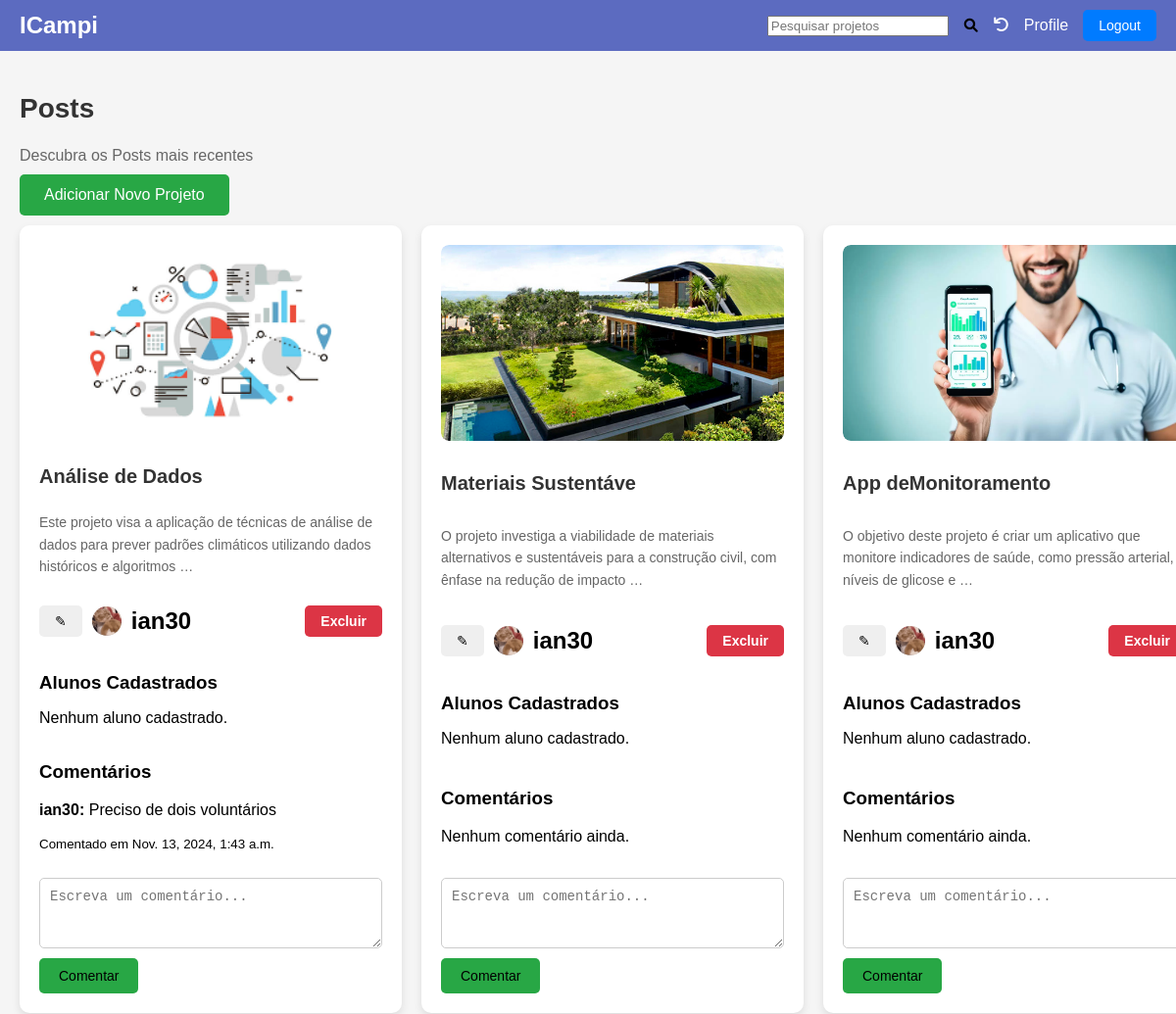
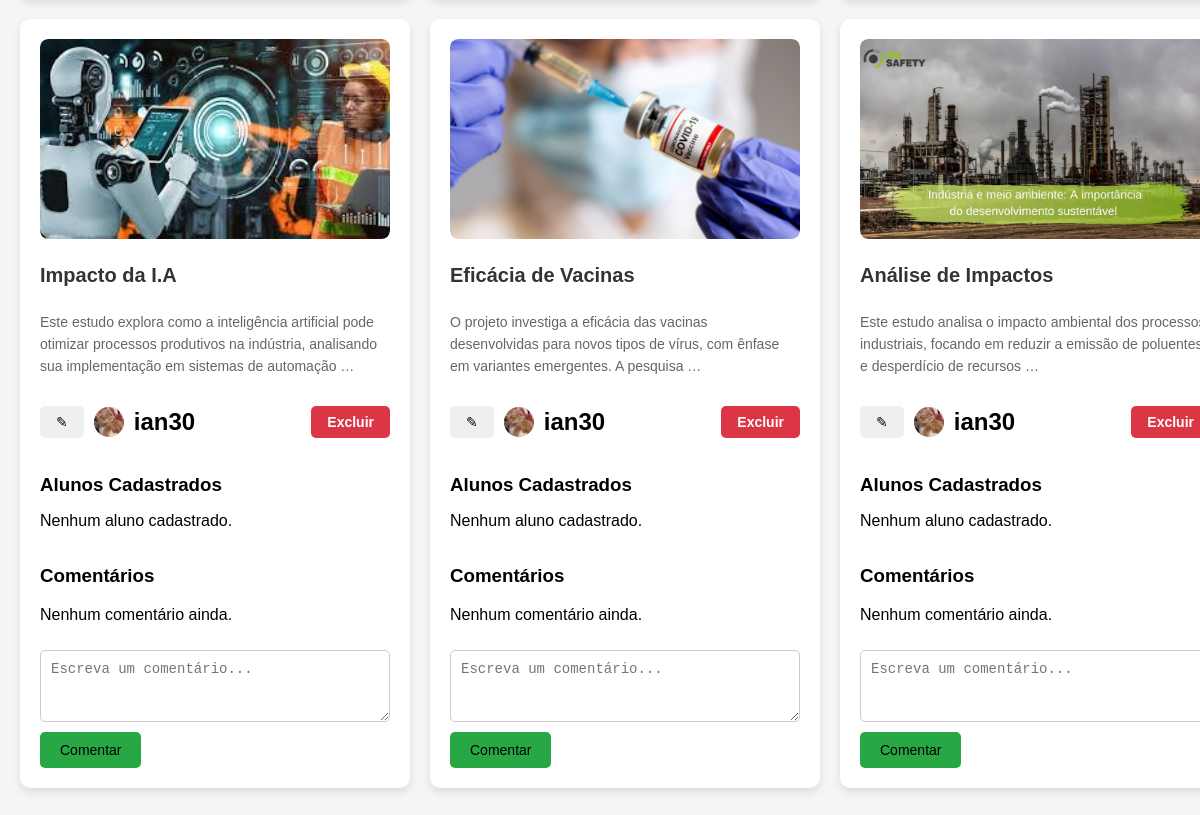
/ (signed in), run on an earlier commit of the app's database (2 pictures, top to bottom).
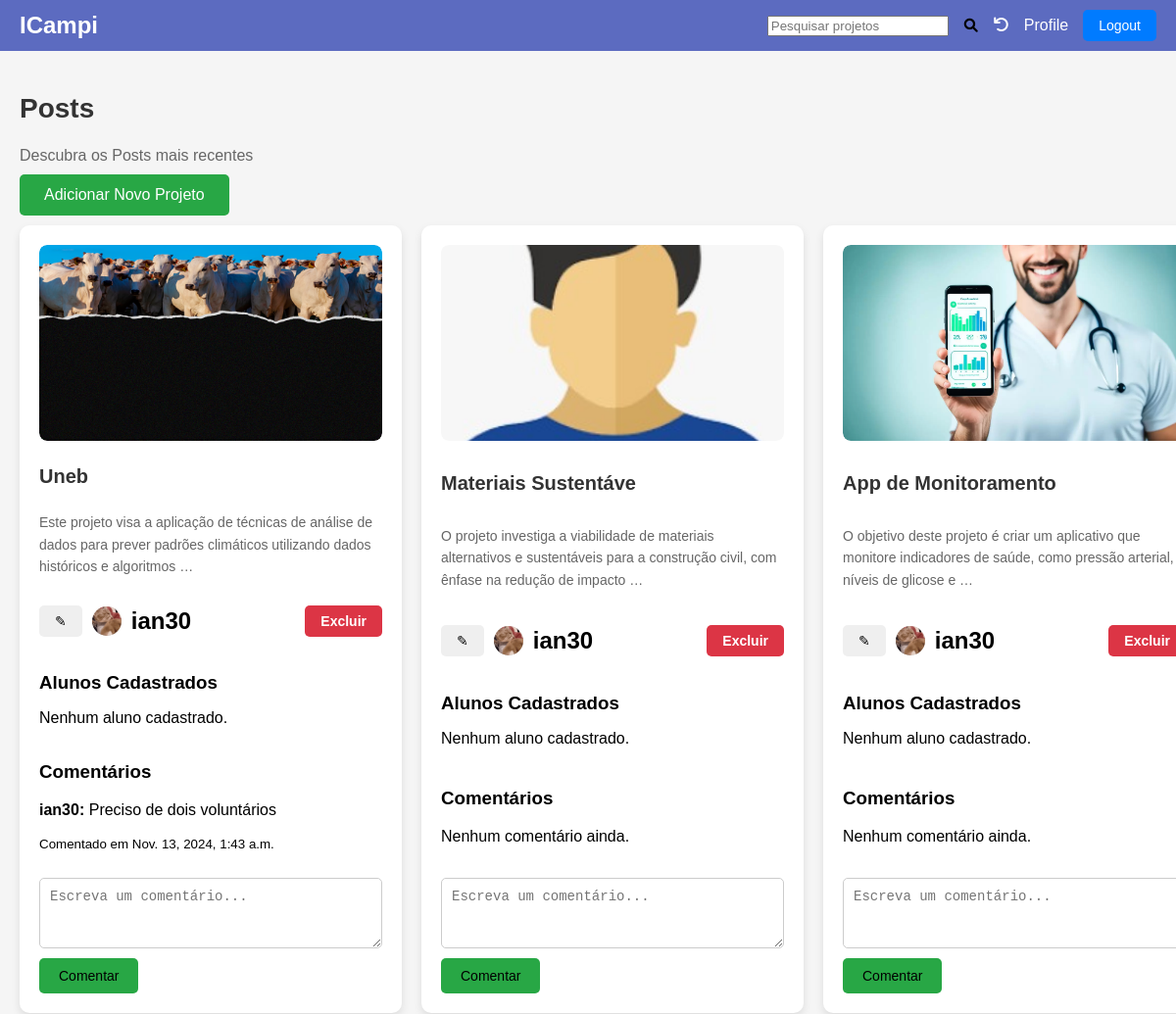
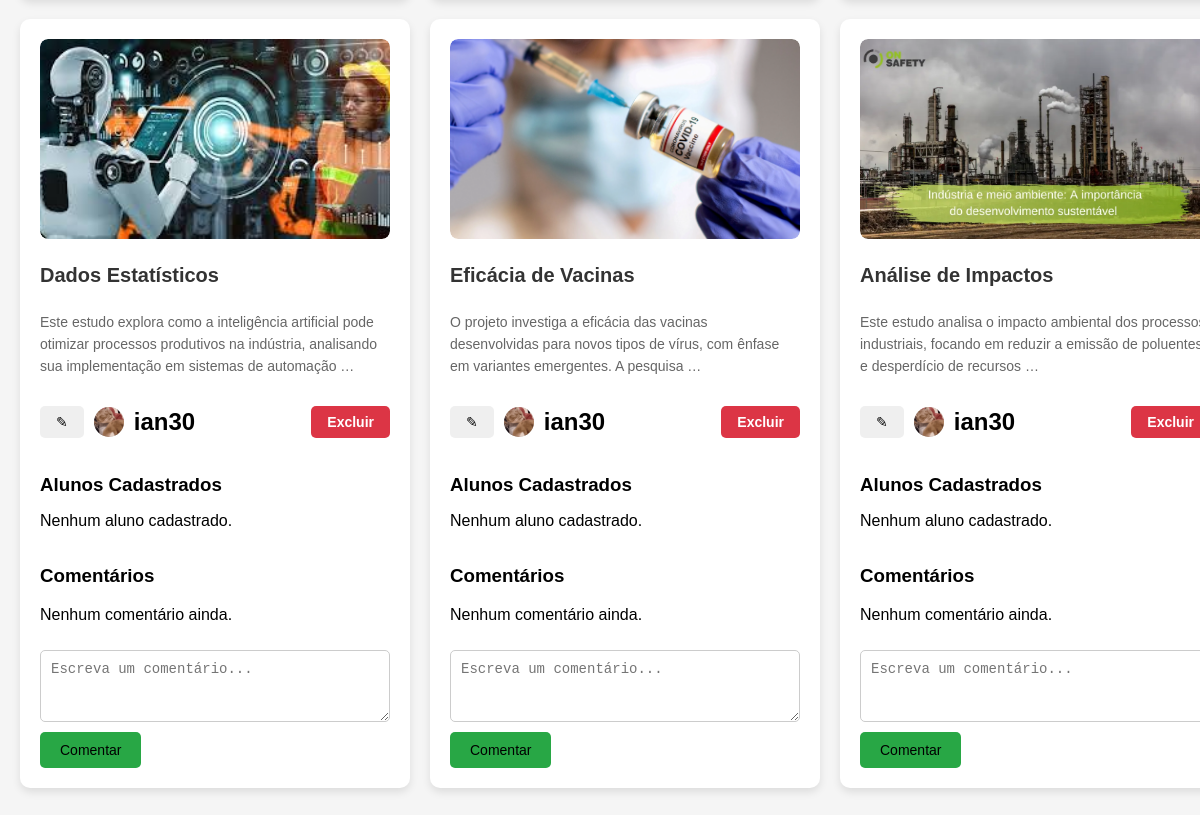
And on a later commit of the database (2 pictures, top to bottom).
### feed/models.py (models this page shows, shortened)
class Project(models.Model):
    title = models.CharField(max_length=20)
    body = models.TextField(max_length=750)
    calendar = models.DateField(null=True, blank=True)
    author = models.ForeignKey(Profile, limit_choices_to={'role': 'teacher'}, on_delete=models.CASCADE, null=True, blank=True)
    students = models.ManyToManyField(Profile, related_name='joined_projects', limit_choices_to={'role': 'student'}, blank=True)
    image = models.ImageField(upload_to='project_images/', null=True, blank=True)
    pdf_file = models.FileField(upload_to='project_pdfs/', null=True, blank=True)  # Campo para o PDF

class Profile(models.Model):
    ROLE_CHOICES = (
        ('student', 'Student'),
        ('teacher', 'Teacher'),
    )
    user = models.OneToOneField(User, on_delete=models.CASCADE)
    role = models.CharField(max_length=7, choices=ROLE_CHOICES, default='student')
    matricula = models.CharField(max_length=9, validators=[MinLengthValidator(9)], unique=False)
    summary = models.TextField(max_length=500, help_text="Descreva seus conhecimentos aqui")
    profile_image = models.ImageField(upload_to='profile_images/', blank=True, null=True)
    profile_background_image = models.ImageField(upload_to='profile_backgrounds/', null=True, blank=True)
    hard_skills = models.ManyToManyField(Skill, blank=True)

### feed/views.py (the view)
# urls.py: path('', ProjectListView.as_view(), name='home'),
class ProjectListView(LoginRequiredMixin, generic.ListView):
    model = Project
    paginate_by = 10
    template_name = 'feed/feed.html'
    context_object_name = 'projects'
    login_url = '/accounts/login/'
    def get_queryset(self):
        queryset = super().get_queryset()
        query = self.request.GET.get('q')  # Captura o parâmetro de pesquisa na URL
        if query:
            queryset = queryset.filter(
                Q(title__icontains=query) |
                Q(body__icontains=query) |
                Q(author__user__username__icontains=query)
            ).distinct()
        return queryset
    def get_context_data(self, **kwargs):
        context = super().get_context_data(**kwargs)
        context['comment_form'] = CommentForm()  # Inclui o formulário de comentário no contexto
        context['query'] = self.request.GET.get('q', '')  # Inclui a query no contexto para o formulário de pesquisa
        return context

### feed/forms.py
class CommentForm(forms.ModelForm):
    class Meta:
        model = Comment
        fields = ['body']
        widgets = {
            'body': forms.Textarea(attrs={
                'class': 'form-field',  # Classe CSS para estilização
                'placeholder': 'Escreva um comentário...',
                'rows': 3,
            }),
        }

### feed/templates/feed/feed.html (shortened to what the changed rows need)
<!DOCTYPE html>
<html lang="en">
<head>
    {% load static %}
    <link rel="stylesheet" href="{% static 'css/style.css' %}">
    <link rel="stylesheet" href="{% static 'css/feed.css' %}">
    <link href="https://cdnjs.cloudflare.com/ajax/libs/font-awesome/6.0.0-beta3/css/all.min.css" rel="stylesheet">
</head>
<body>
    <header>
        <h1>ICampi</h1>
    </header>
    <main class="main">
        <div class="section-header">
            <h2 class="section-title">Posts</h2>
        </div>
        <div class="projects-container">
            {% for project in projects %}
                <div class="project-card">
                    <div class="project-image">
                        {% if project.image %}
                            <img src="{{ project.image.url }}" alt="{{ project.title }} Image" class="project-image">
                        {% else %}
                            <img src="/static/images/Avatar_Padrão.jpeg" alt="Imagem do Projeto Padrão" class="project-image">
                        {% endif %}
                    </div>
                    <h2 class="project-title">{{ project.title }}</h2>
                    <p class="project-body">{{ project.body|truncatewords:20 }}</p>
                    <div class="project-footer">
                        <div class="project-footer-content">
                            <div class="author-info">
                                {% if request.user.is_authenticated and request.user.profile.role == 'teacher' and project.author.user == request.user %}
    <a href="{% url 'edit_project' project.id %}">
        <button class="edit-project-btn">✎</button>
    </a>
{% endif %}
                                {% if project.author.profile_image %}
                                    <img src="{{ project.author.profile_image.url }}" alt="Foto de perfil de {{ project.author.user.username }}" class="avatar">
                                {% else %}
                                    <img src="/static/images/Avatar_Padrão.jpeg" alt="Foto de perfil padrão" class="avatar">
                                {% endif %}
                                <h2>{{ project.author.user.username }}</h2>
                            </div>
                            {% if request.user.is_authenticated and request.user.profile.role == 'teacher' %}
                                <form action="{% url 'delete_project' project.id %}" method="post" style="display:inline;">
                                    <button type="submit" class="delete-btn">Excluir</button>
                                </form>
                            {% endif %}
                        </div>
                        <h3>Alunos Cadastrados</h3>
                        {% for student in project.students.all %}
                            <div class="student-info">
                                {% if student.profile_image %}
                                    <img src="{{ student.profile_image.url }}" alt="Foto de perfil de {{ student.user.username }}" class="avatar">
                                {% else %}
                                    <img src="/static/images/Avatar_Padrão.jpeg" alt="Foto de perfil padrão" class="avatar">
                                {% endif %}
                                <h4>{{ student.user.username }}</h4>
                            </div>
                        {% empty %}
                            <p>Nenhum aluno cadastrado.</p>
                        {% endfor %}
                    </div>
                    <div class="comment-section">
                        <h3>Comentários</h3>
                        {% for comment in project.comments.all %}
                            <div class="comment">
                                <p><strong>{{ comment.author.user.username }}:</strong> {{ comment.body }}</p>
                                <p><small>Comentado em {{ comment.created_at }}</small></p>
                            </div>
                        {% empty %}
                            <p>Nenhum comentário ainda.</p>
                        {% endfor %}
                    </div>
                    <form class="comment-form" action="{% url 'add_comment' project.id %}" method="post">
                        {{ comment_form.body }}
                        <button type="submit">Comentar</button>
                    </form>
                </div>
            {% empty %}
                <p>Nenhum projeto encontrado.</p>
            {% endfor %}
        </div>
    </main>
</body>
</html>

What changed in the data, as far as the page shows it:
changed Project: image: a different picture; title "Análise de Dados" → "Uneb"
changed Project "Materiais Sustentáve": image: picture removed
changed Project: title "App deMonitoramento" → "App de Monitoramento"
changed Project: title "Impacto da I.A" → "Dados Estatísticos"
